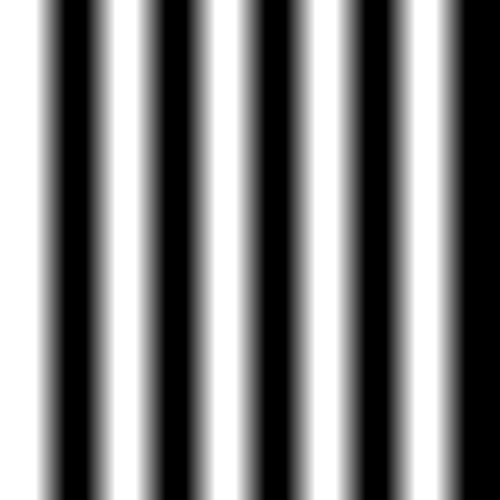
#> input picture обработка изображений/4/lin3.jpg, 500 x 500 px
$ jupyter execute --allow-errors 4.ipynb   (older library calls are emulated)
#> lines starting #> are read from the running program, lines starting #| are printed output that depends on the picture
[cell 1]
from PIL import Image, ImageDraw
from matplotlib import pyplot as plt
import numpy as np
import math as m
import cv2
import matplotlib.pylab as pl
from skimage.exposure import histogram
from scipy import signal
from skimage import io, util, filters, metrics, img_as_float
from skimage.io import imsave, imread

[cell 2]
#график

y = np.linspace(0, 1, 500, endpoint=False)
plt.plot(y, signal.square(2 * np.pi * 5 * y))
plt.ylim(-2, 2)
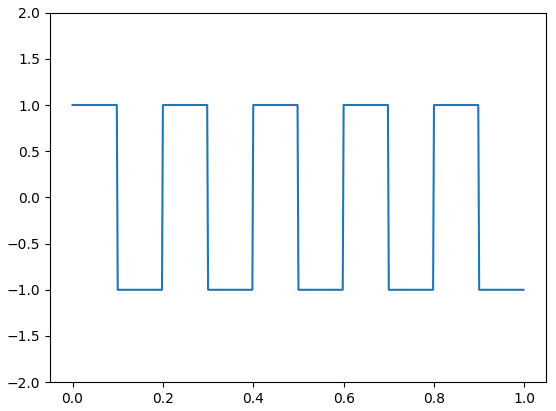
#> figure drawn by matplotlib, 1 panel; curve peaks at x = 0, y = 1

[cell 3]
#функция
def function():
    return (signal.square(2 * np.pi * 5 * y))
b = function()
print (b)

[cell 4]
#изображение
def image(p):
    p = p * 255
    image = np.full((len(p), len(p)), fill_value=p)
    plt.imshow(image, cmap="gray")

    return image
a = image(b)
# print (a)
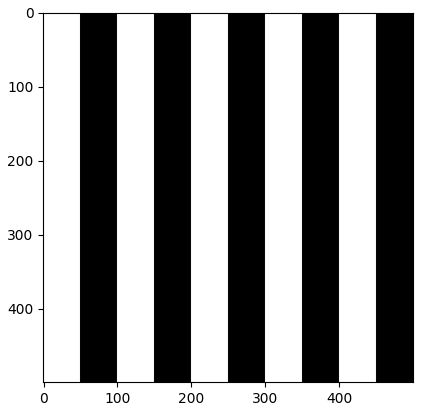
#> figure drawn by matplotlib, 1 panel

[cell 5]
#линейный сглаживающий фильтр
lineImage = cv2.blur(a, (21, 21))
plt.imshow(lineImage, cmap='gray')
# print (lineImage.shape[1])
# imsave("lin3.jpg", lineImage)
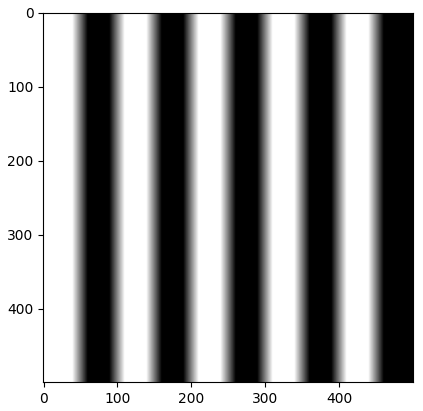
#> figure drawn by matplotlib, 1 panel

#> (a cell that did not finish here is left out)

#> (a cell that did not finish here is left out)

[cell 8]
# lapImage = np.array(lineImage.copy(), dtype=np.uint8)
lapImage = cv2.Laplacian(lineImage.copy(), cv2.CV_16S, ksize=13)
plt.imshow(lapImage, cmap='gray')
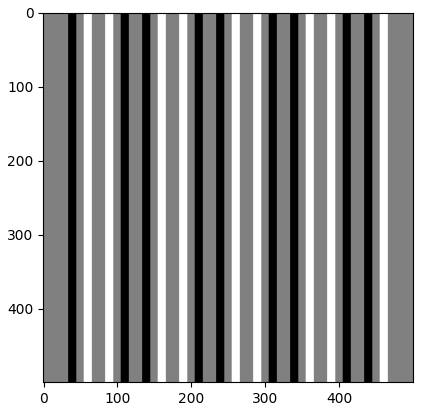
#> figure drawn by matplotlib, 1 panel
#> in example, image is the input picture: shape (500, 500, 3); min 0, max 255, mean 127.6

[cell 9]
import cv2 as cv
import numpy as np

def unsharp_mask(image, kernel_size=(5, 5), sigma=1.0, amount=1.0, threshold=0):
    """Return a sharpened version of the image, using an unsharp mask."""
#> called with kernel_size = (5, 5), sigma = 1, amount = 1, threshold = 0
    blurred = cv.GaussianBlur(image, kernel_size, sigma)
    sharpened = float(amount + 1) * image - float(amount) * blurred
    sharpened = np.maximum(sharpened, np.zeros(sharpened.shape))
    sharpened = np.minimum(sharpened, 255 * np.ones(sharpened.shape))
    sharpened = sharpened.round().astype(np.uint8)
    if threshold > 0:
        low_contrast_mask = np.absolute(image - blurred) < threshold
        np.copyto(sharpened, image, where=low_contrast_mask)
    return sharpened

def example():
    image = cv.imread('lin3.jpg')
    sharpened_image = unsharp_mask(image)
    cv.imwrite('lin3-sharpened.jpg', sharpened_image)
example()

[cell 10]
import cv2
import matplotlib.pyplot as plt
from scipy.ndimage.filters import median_filter
import numpy as np

def unsharp(image, sigma, strength):

    # Median filtering
    image_mf = median_filter(image, sigma)

    # Calculate the Laplacian
    lap = cv2.Laplacian(image_mf,cv2.CV_64F)

    # Calculate the sharpened image
    sharp = image-strength*lap

    # Saturate the pixels in either direction
    sharp[sharp>255] = 255
    sharp[sharp<0] = 0

    return sharp

sharp=unsharp(lineImage, 10, 10)
plt.imshow(sharp, cmap='gray')
# cv.imwrite('lin2-sharpened.jpg', sharp)
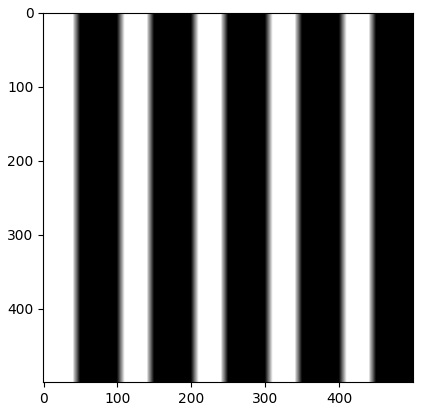
#> figure drawn by matplotlib, 1 panel
